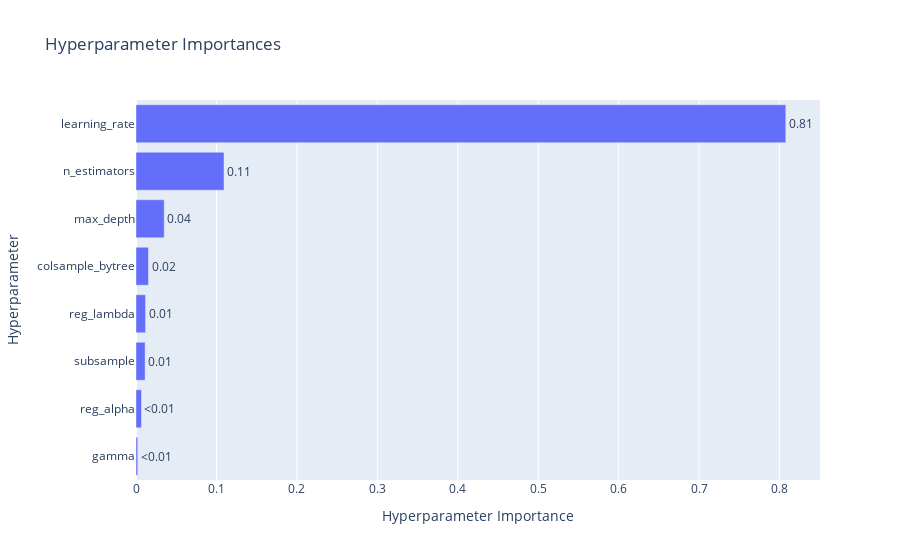
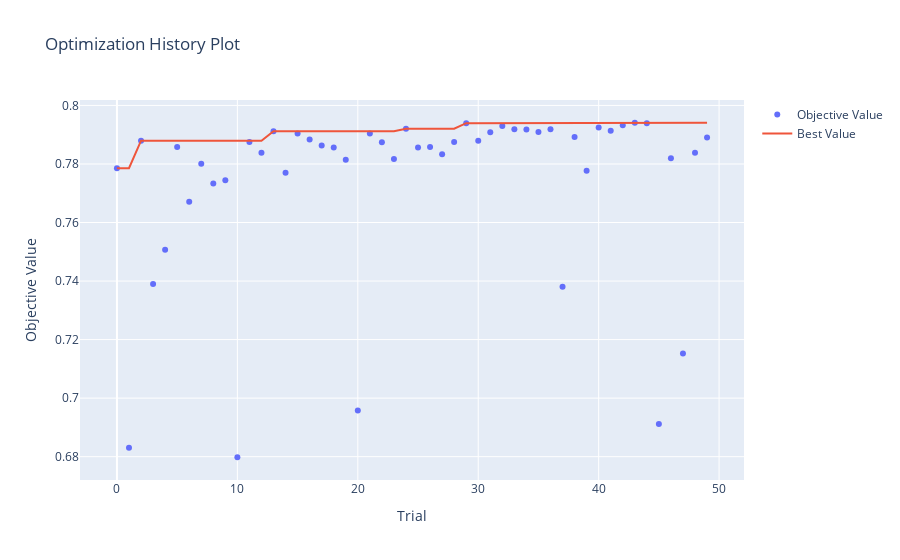

Write notebook code for charts like these, in order.
### Code cell
# Step 1: Remap class labels
df['category'] = df['category'].map({-1: 2, 0: 0, 1: 1})

# Step 2: Remove NaN labels
df = df.dropna(subset=['category'])

# Step 3: Train-test split
X_raw = df['clean_comment']
y_raw = df['category']
X_train_raw, X_test_raw, y_train, y_test = train_test_split(
    X_raw, y_raw, test_size=0.2, random_state=42, stratify=y_raw
)

# Step 4: TF-IDF fit on training set
ngram_range = (1, 3)
max_features = 1000
vectorizer = TfidfVectorizer(ngram_range=ngram_range, max_features=max_features)
X_train_vec = vectorizer.fit_transform(X_train_raw)
X_test_vec = vectorizer.transform(X_test_raw)

# Step 5: Apply ADASYN only on training set
adasyn = ADASYN(random_state=42)
X_train_vec_resampled, y_train_resampled = adasyn.fit_resample(X_train_vec, y_train)

# Step 6: MLflow logging function
def log_mlflow(model_name, model, X_train, X_test, y_train, y_test, params, trial_number):
    with mlflow.start_run():
        mlflow.set_tag("mlflow.runName", f"Trial_{trial_number}_{model_name}_ADASYN_TFIDF_Trigrams")
        mlflow.set_tag("experiment_type", "algorithm_comparison")

        mlflow.log_param("algo_name", model_name)
        for key, value in params.items():
            mlflow.log_param(key, value)

        model.fit(X_train, y_train)
        y_pred = model.predict(X_test)

        accuracy = accuracy_score(y_test, y_pred)
        mlflow.log_metric("accuracy", accuracy)

        classification_rep = classification_report(y_test, y_pred, output_dict=True)
        for label, metrics in classification_rep.items():
            if isinstance(metrics, dict):
                for metric, value in metrics.items():
                    mlflow.log_metric(f"{label}_{metric}", value)

        mlflow.sklearn.log_model(model, f"{model_name}_model")
        return accuracy

# Step 7: Optuna objective for XGBClassifier
def objective_xgb(trial):
    params = {
        'n_estimators': trial.suggest_int('n_estimators', 100, 500),
        'max_depth': trial.suggest_int('max_depth', 3, 10),
        'learning_rate': trial.suggest_float('learning_rate', 0.01, 0.3, log=True),
        'subsample': trial.suggest_float('subsample', 0.5, 1.0),
        'colsample_bytree': trial.suggest_float('colsample_bytree', 0.5, 1.0),
        'gamma': trial.suggest_float('gamma', 0, 5),
        'reg_alpha': trial.suggest_float('reg_alpha', 0, 5),
        'reg_lambda': trial.suggest_float('reg_lambda', 0, 5)
    }

    model = XGBClassifier(
        n_estimators=params['n_estimators'],
        max_depth=params['max_depth'],
        learning_rate=params['learning_rate'],
        subsample=params['subsample'],
        colsample_bytree=params['colsample_bytree'],
        gamma=params['gamma'],
        reg_alpha=params['reg_alpha'],
        reg_lambda=params['reg_lambda'],
        use_label_encoder=False,
        eval_metric='mlogloss',
        random_state=42
    )

    accuracy = log_mlflow("XGBoost", model, X_train_vec_resampled, X_test_vec, y_train_resampled, y_test, params, trial.number)
    return accuracy

# Step 8: Run Optuna study and log best model & parameters
def run_optuna_experiment():
    study = optuna.create_study(direction="maximize")
    study.optimize(objective_xgb, n_trials=50)

    best_params = study.best_params
    print("Best parameters:", best_params)
    print("Best accuracy:", study.best_value)

    best_model = XGBClassifier(
        n_estimators=best_params['n_estimators'],
        max_depth=best_params['max_depth'],
        learning_rate=best_params['learning_rate'],
        subsample=best_params['subsample'],
        colsample_bytree=best_params['colsample_bytree'],
        gamma=best_params['gamma'],
        reg_alpha=best_params['reg_alpha'],
        reg_lambda=best_params['reg_lambda'],
        use_label_encoder=False,
        eval_metric='mlogloss',
        random_state=42
    )

    # Log best model and best params in MLflow
    with mlflow.start_run():
        mlflow.set_tag("mlflow.runName", "XGBoost_Best_Model_ADASYN")
        mlflow.set_tag("experiment_type", "algorithm_comparison")
        mlflow.log_param("algo_name", "XGBoost")
        for key, value in best_params.items():
            mlflow.log_param(key, value)

        best_model.fit(X_train_vec_resampled, y_train_resampled)
        mlflow.sklearn.log_model(best_model, "XGBoost_model")

        y_pred = best_model.predict(X_test_vec)
        accuracy = accuracy_score(y_test, y_pred)
        mlflow.log_metric("accuracy", accuracy)

        classification_rep = classification_report(y_test, y_pred, output_dict=True)
        for label, metrics in classification_rep.items():
            if isinstance(metrics, dict):
                for metric, value in metrics.items():
                    mlflow.log_metric(f"{label}_{metric}", value)

    # Optional visualizations
    optuna.visualization.plot_param_importances(study).show()
    optuna.visualization.plot_optimization_history(study).show()

# Run the experiment
run_optuna_experiment()

### Figure 1 — Plotly figure (JSON) as saved in the notebook; plotly's stock layout.template omitted (floating-point values rounded to 4 significant figures)
{"data": [{"cliponaxis": false, "hovertemplate": ["gamma (FloatDistribution): 0.0021759176843969383<extra></extra>", "reg_alpha (FloatDistribution): 0.006811209914216798<extra></extra>", "subsample (FloatDistribution): 0.011324945045772273<extra></extra>", "reg_lambda (FloatDistribution): 0.011908843216237546<extra></extra>", "colsample_bytree (FloatDistribution): 0.015549750431748981<extra></extra>", "max_depth (IntDistribution): 0.035090495011450694<extra></extra>", "n_estimators (IntDistribution): 0.10943195633877814<extra></extra>", "learning_rate (FloatDistribution): 0.8077068823573986<extra></extra>"], "name": "Objective Value", "orientation": "h", "text": ["<0.01", "<0.01", "0.01", "0.01", "0.02", "0.04", "0.11", "0.81"], "textposition": "outside", "type": "bar", "x": [0.002176, 0.006811, 0.01132, 0.01191, 0.01555, 0.03509, 0.1094, 0.8077], "y": ["gamma", "reg_alpha", "subsample", "reg_lambda", "colsample_bytree", "max_depth", "n_estimators", "learning_rate"]}], "layout": {"title": {"text": "Hyperparameter Importances"}, "xaxis": {"title": {"text": "Hyperparameter Importance"}}, "yaxis": {"title": {"text": "Hyperparameter"}}}}

### Figure 2 — Plotly figure (JSON) as saved in the notebook; plotly's stock layout.template omitted (floating-point values rounded to 4 significant figures)
{"data": [{"mode": "markers", "name": "Objective Value", "type": "scatter", "x": [0, 1, 2, 3, 4, 5, 6, 7, 8, 9, 10, 11, 12, 13, 14, 15, 16, 17, 18, 19, 20, 21, 22, 23, 24, 25, 26, 27, 28, 29, 30, 31, 32, 33, 34, 35, 36, 37, 38, 39, 40, 41, 42, 43, 44, 45, 46, 47, 48, 49], "y": [0.7785, 0.6831, 0.7879, 0.739, 0.7507, 0.7858, 0.7671, 0.78, 0.7734, 0.7744, 0.6798, 0.7875, 0.7839, 0.7912, 0.777, 0.7904, 0.7884, 0.7863, 0.7856, 0.7814, 0.6958, 0.7904, 0.7874, 0.7817, 0.792, 0.7856, 0.7858, 0.7833, 0.7875, 0.7939, 0.7879, 0.7908, 0.793, 0.7919, 0.7918, 0.7909, 0.7919, 0.738, 0.7892, 0.7777, 0.7924, 0.7914, 0.7933, 0.7941, 0.7939, 0.6911, 0.7819, 0.7153, 0.7839, 0.789]}, {"mode": "lines", "name": "Best Value", "type": "scatter", "x": [0, 1, 2, 3, 4, 5, 6, 7, 8, 9, 10, 11, 12, 13, 14, 15, 16, 17, 18, 19, 20, 21, 22, 23, 24, 25, 26, 27, 28, 29, 30, 31, 32, 33, 34, 35, 36, 37, 38, 39, 40, 41, 42, 43, 44, 45, 46, 47, 48, 49], "y": [0.7785, 0.7785, 0.7879, 0.7879, 0.7879, 0.7879, 0.7879, 0.7879, 0.7879, 0.7879, 0.7879, 0.7879, 0.7879, 0.7912, 0.7912, 0.7912, 0.7912, 0.7912, 0.7912, 0.7912, 0.7912, 0.7912, 0.7912, 0.7912, 0.792, 0.792, 0.792, 0.792, 0.792, 0.7939, 0.7939, 0.7939, 0.7939, 0.7939, 0.7939, 0.7939, 0.7939, 0.7939, 0.7939, 0.7939, 0.7939, 0.7939, 0.7939, 0.7941, 0.7941, 0.7941, 0.7941, 0.7941, 0.7941, 0.7941]}, {"marker": {"color": "#cccccc"}, "mode": "markers", "name": "Infeasible Trial", "showlegend": false, "type": "scatter", "x": [], "y": []}], "layout": {"title": {"text": "Optimization History Plot"}, "xaxis": {"title": {"text": "Trial"}}, "yaxis": {"title": {"text": "Objective Value"}}}}
